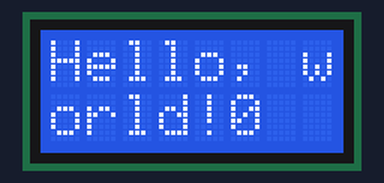
A sketch run on a simulated Arduino Uno, built with avr-gcc and run on an emulated ATmega328P. On the bench: 8×2 character LCD.

Above: at 0.1 s.
At 4.1 s:
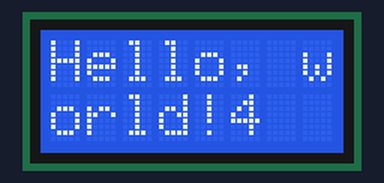
At 9.1 s:
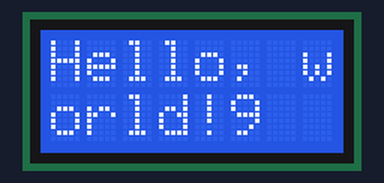
At 19.1 s:
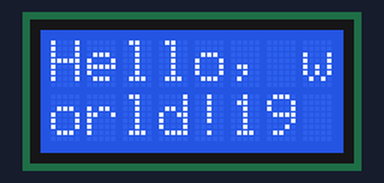
At 29.1 s:
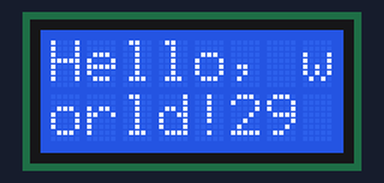
At 39.1 s:
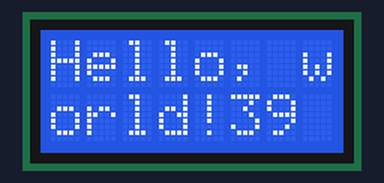

The sketch:

LCD1601.ino
```cpp
/*
 LiquidCrystal Library - Hello World

 Demonstrates the use a 16x1 LCD display instad 16x2 LCD display.
 The LiquidCrystal library works with all LCD displays that are compatible with the
 Hitachi HD44780 driver. There are many of them out there, and you
 can usually tell them by the 16-pin interface.

 Original sketch prints "Hello World!" to the LCD
 and shows the time.

  The circuit http://nicuflorica.blogspot.ro/2013/01/arduino-si-un-afisaj-lcd-clasic-16.html
 * LCD RS pin to digital pin 12
 * LCD Enable pin to digital pin 11
 * LCD D4 pin to digital pin 5
 * LCD D5 pin to digital pin 4
 * LCD D6 pin to digital pin 3
 * LCD D7 pin to digital pin 2
 * LCD R/W pin to ground
 * 10K resistor:
 * ends to +5V and ground
 * wiper to LCD VO pin (pin 3)

 Library originally added 18 Apr 2008
 by David A. Mellis
 library modified 5 Jul 2009
 by Limor Fried (http://www.ladyada.net)
 example added 9 Jul 2009
 by Tom Igoe
 modified 22 Nov 2010
 by Tom Igoe

 http://www.arduino.cc/en/Tutorial/LiquidCrystal
 adapted schematic by Nicu Florica (niq_ro) from http://ww.niq.go.ro

ideea and base sketch for LCD1601 by Nick Norton from http://www.nicknorton.net/
video: https://www.youtube.com/watch?v=boK49DHw7PM
*/

// include the library code:
#include <LiquidCrystal.h>

// initialize the library with the numbers of the interface pins
LiquidCrystal lcd(12, 11, 5, 4, 3, 2);

void setup() {
// set up the LCD's number of columns and rows:
// A 1x16 Line display is addressed as 2x8
lcd.begin(8, 2);
// Print a message to the LCD.
lcd.print("Hello, w");
// Move the cursor to the beginning of the second address block
// (note: line 1 is the second row, since counting begins with 0):
lcd.setCursor(0, 1);
lcd.print("orld!");
}

void loop() {
// set the cursor to column 0, line 1
// (note: line 1 is the second row, since counting begins with 0):
lcd.setCursor(5, 1);
// print the number of seconds since reset:
lcd.print(millis()/1000);
}
```

Measured:
- what the display in image 1 shows lasts 1.0 s, from 4.0 s to 5.0 s
